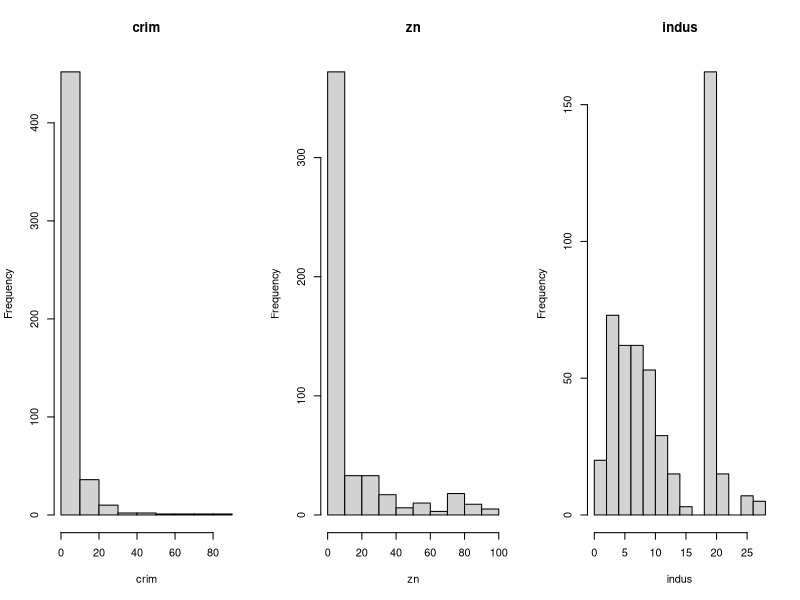
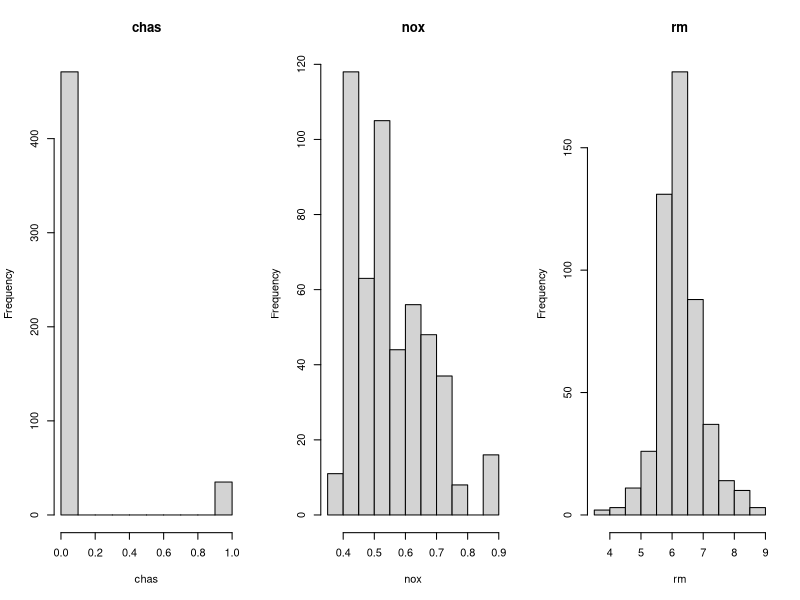
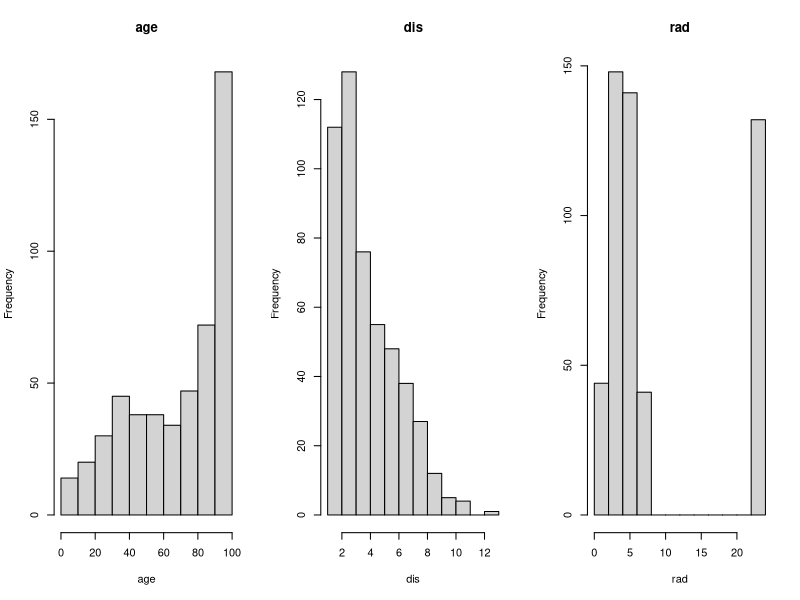
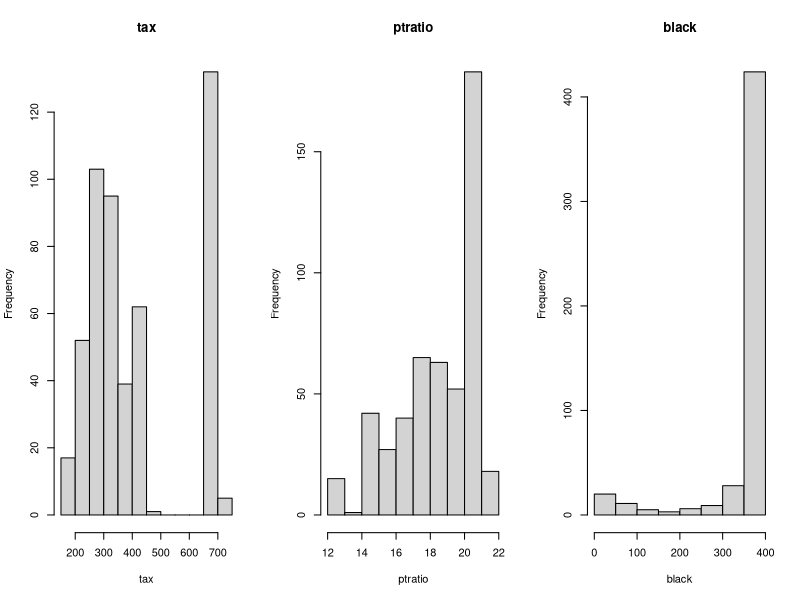
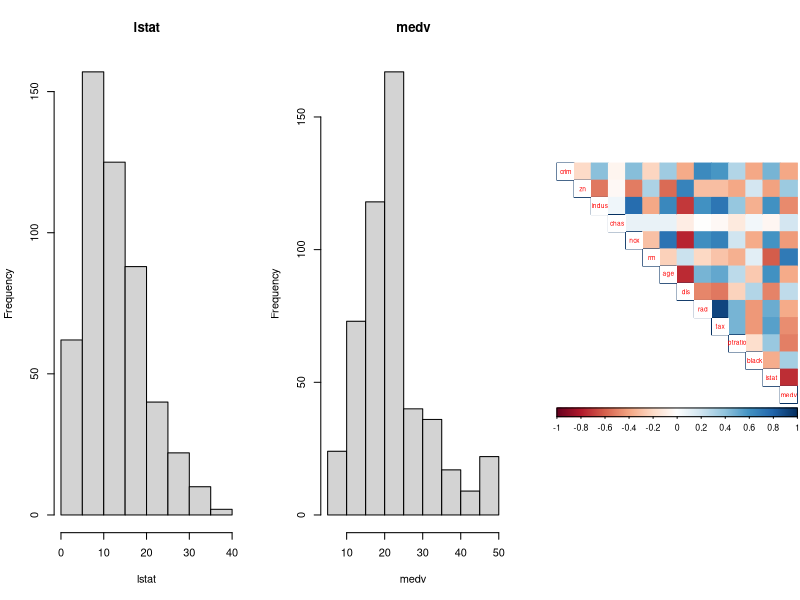
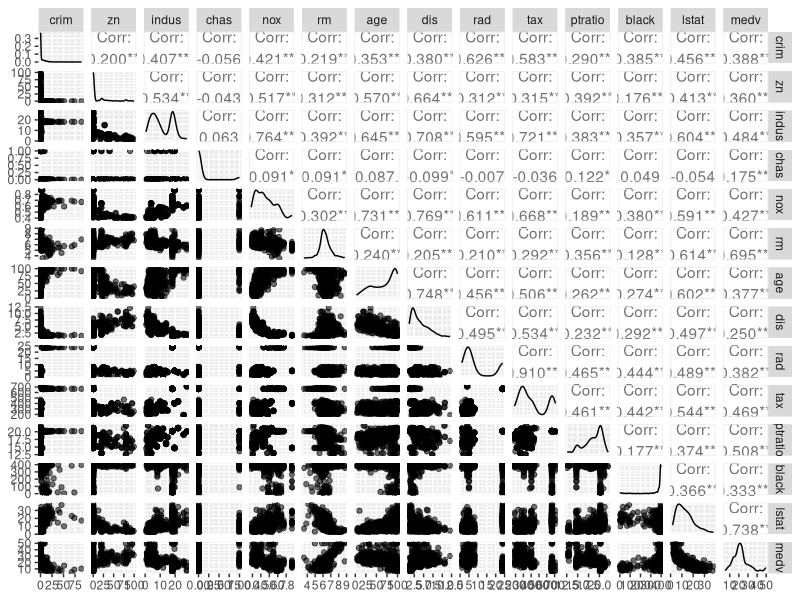
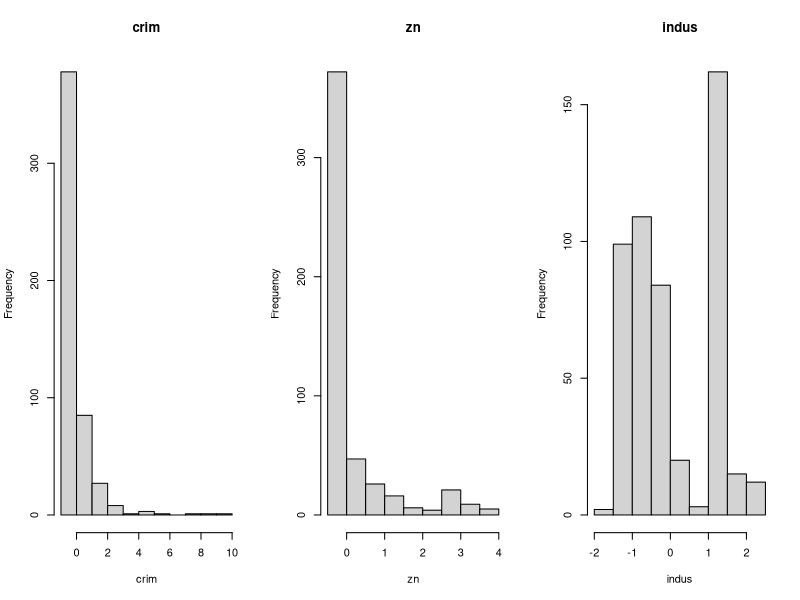
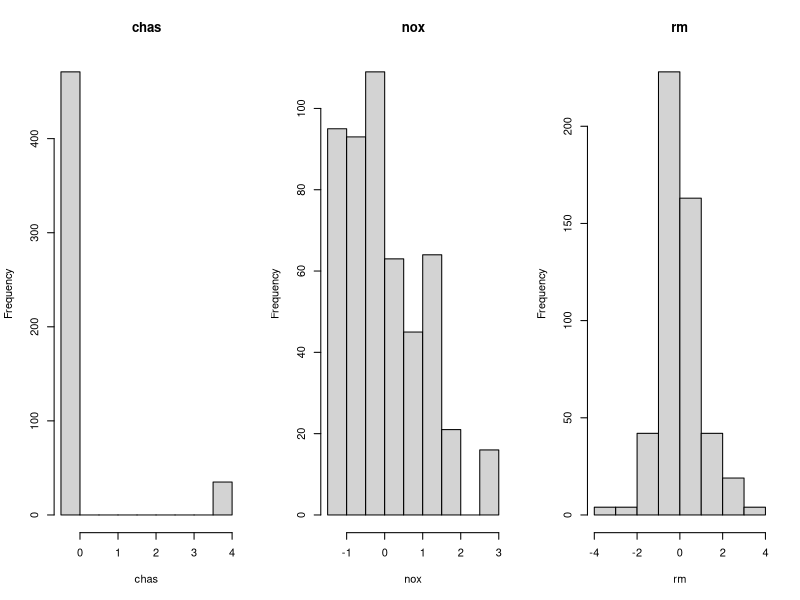

Source code (R) for these figures, in order:
## ---- chunk 1
date()
## ---- chunk 2
library(MASS)
library(dplyr)
library(GGally)
library(corrplot)
data("Boston")
dim(Boston)
str(Boston)
## ---- chunk 3

summary(Boston)

for (col in seq(from=1, ncol(Boston), by=3)) {
  par(mfrow = c(1,3))
  hist(Boston[,col], xlab = colnames(Boston)[col], main = colnames(Boston)[col] )
  hist(Boston[,col+1], xlab = colnames(Boston)[col+1], main = colnames(Boston)[col+1])
  if (col+2<= ncol(Boston)) 
    hist(Boston[,col+2], xlab = colnames(Boston)[col+2], main = colnames(Boston)[col+2])
}


# Looking at variable correlations on scaled data
cor_matrix<-cor(Boston) %>% round(digits = 2)

# visualizing the correlation matrix
corrplot(cor_matrix, method="color", type="upper", cl.pos="b", tl.pos="d", tl.cex = 0.6)

## ---- chunk 4
(p <- ggpairs(Boston, mapping = aes( alpha = 0.3), lower = list(combo = wrap("facethist", bins = 20))))
## ---- chunk 5
# center and standardize variables
boston_scaled <- scale(Boston)


2# change the object to data frame
boston_scaled <- as.data.frame(boston_scaled)

# summaries of the scaled variables
summary(boston_scaled)


## ---- chunk 6

for (col in seq(from=1, ncol(boston_scaled), by=3)) {
  par(mfrow = c(1,3))
  hist(boston_scaled[,col], xlab = colnames(boston_scaled)[col], main = colnames(boston_scaled)[col] )
  hist(boston_scaled[,col+1], xlab = colnames(boston_scaled)[col+1], main = colnames(boston_scaled)[col+1])
  if (col+2<= ncol(boston_scaled)) 
    hist(boston_scaled[,col+2], xlab = colnames(boston_scaled)[col+2], main = colnames(boston_scaled)[col+2])
}

## ---- chunk 7

# create a quantile vector of crim and print it
bins <- quantile(boston_scaled$crim)
bins

# create a categorical variable 'crime'
crime <- cut(boston_scaled$crim, breaks = bins, labels = c("low", "med_low", "med_high", "high"),  include.lowest = TRUE)


# remove original crim from the dataset
boston_scaled <- dplyr::select(boston_scaled, -crim)

# add the new categorical value to scaled data
boston_scaled <- data.frame(boston_scaled, crime)


## ---- chunk 8
# choose randomly 80% of the rows
ind <- sample(nrow(boston_scaled),  size = nrow(boston_scaled) * 0.8)

# create train set
train <- boston_scaled[ind,]

# create test set 
test <- boston_scaled[-ind,]
## ---- chunk 9
# linear discriminant analysis
lda.fit <- lda(crime ~ ., data = train)

# print the lda.fit object
lda.fit

lda.arrows <- function(x, myscale = 1, arrow_heads = 0.1, color = "orange", tex = 0.75, choices = c(1,2)){
  heads <- coef(x)
  arrows(x0 = 0, y0 = 0, 
         x1 = myscale * heads[,choices[1]], 
         y1 = myscale * heads[,choices[2]], col=color, length = arrow_heads)
  text(myscale * heads[,choices], labels = row.names(heads), 
       cex = tex, col=color, pos=3)
}

# target classes as numeric
classes <- as.numeric(train$crime)

# plot the lda results
plot(lda.fit, dimen = 2, col = classes, pch = classes)
lda.arrows(lda.fit, myscale = 1)


## ---- chunk 10
# save the correct classes from test data
correct_classes <- test$crime

# remove the crime variable from test data
test <- dplyr::select(test, -crime)

# predict classes with test data
lda.pred <- predict(lda.fit, newdata = test)

# cross tabulate the results
table(correct = correct_classes, predicted = lda.pred$class)

## ---- chunk 11
# Loading the original unscaled Boston data again
data('Boston')

# Scale the variables
boston_scaled<-scale(Boston)

# euclidean distance matrix
dist_eu <- dist(boston_scaled)

# look at the summary of the distances
summary(dist_eu)

# manhattan distance matrix
dist_man <- dist(Boston,  method = "manhattan")

# look at the summary of the distances
summary(dist_man)

## ---- chunk 12
km <-kmeans(Boston, centers = 3)

# plot the Boston dataset with clusters
pairs(Boston[6:10], col = km$cluster)
## ---- chunk 13
# MASS, ggplot2 and Boston dataset are available
set.seed(123)

# determine the number of clusters
k_max <- 10

# calculate the total within sum of squares
twcss <- sapply(1:k_max, function(k){kmeans(Boston, k)$tot.withinss})

# visualize the results
qplot(x = 1:k_max, y = twcss, geom = 'line')

# k-means clustering
km <-kmeans(Boston, centers = 2)

# plot the Boston dataset with clusters
pairs(Boston, col = km$cluster)
